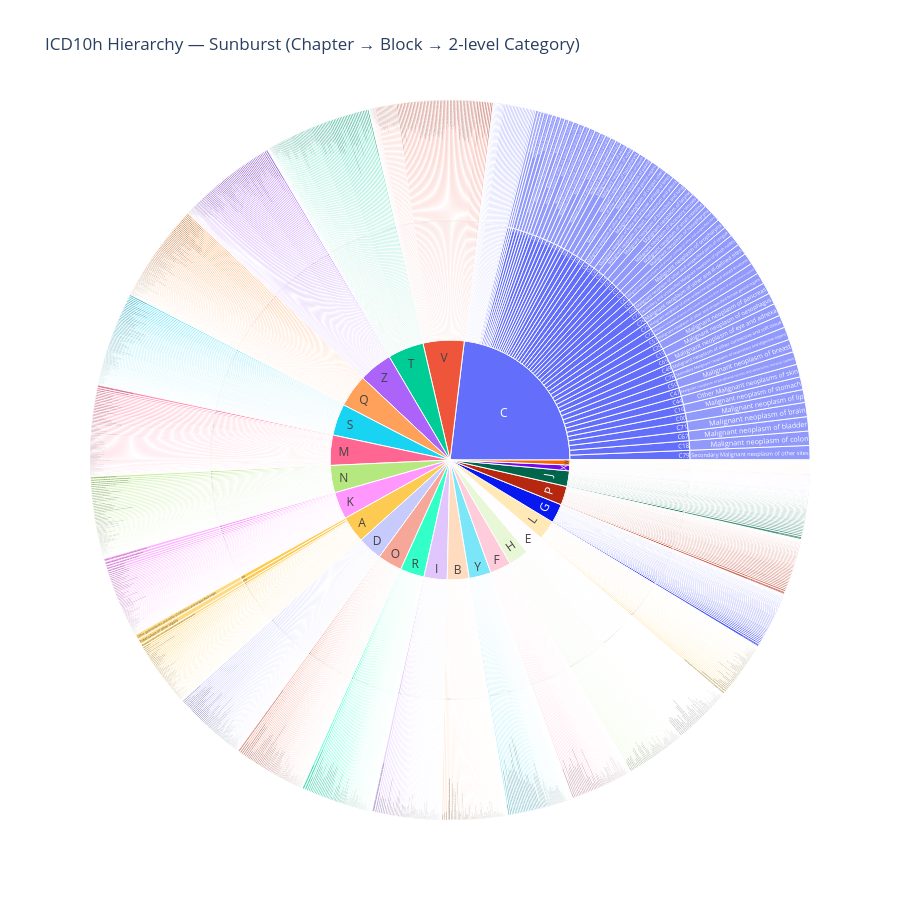

Source (notebook cell):
### Markdown cell above
## 4. Sunburst / treemap of the full hierarchy

Interactive visualization showing all 4 levels: Chapter → Block → Category → Leaf count.

### Code cell
import plotly.express as px

# Build a summary dataframe: one row per category with leaf count
tree_df = (
    df.groupby(["chapter", "block", "icd10_2levelCATEGORY"])
    .agg(n_codes=("leaf", "nunique"))
    .reset_index()
)

fig = px.sunburst(
    tree_df,
    path=["chapter", "block", "icd10_2levelCATEGORY"],
    values="n_codes",
    title="ICD10h Hierarchy — Sunburst (Chapter → Block → 2-level Category)",
    width=900,
    height=900,
)
fig.show()

### Figure 1 — Plotly figure (JSON) as saved in the notebook; plotly's stock layout.template omitted (floating-point values rounded to 4 significant figures; data arrays with more than 128 entries replaced by an {"elided": "..."} marker saying what was removed)
{"data": [{"branchvalues": "total", "domain": {"x": [0, 1], "y": [0, 1]}, "hovertemplate": "labels=%{label}<br>n_codes=%{value}<br>parent=%{parent}<br>id=%{id}<extra></extra>", "ids": {"elided": "4110 str values"}, "labels": {"elided": "4110 str values"}, "name": "", "parents": {"elided": "4110 str values"}, "type": "sunburst", "values": {"elided": "4110 float values"}}], "layout": {"height": 900, "legend": {"tracegroupgap": 0}, "title": {"text": "ICD10h Hierarchy — Sunburst (Chapter → Block → 2-level Category)"}, "width": 900}}
